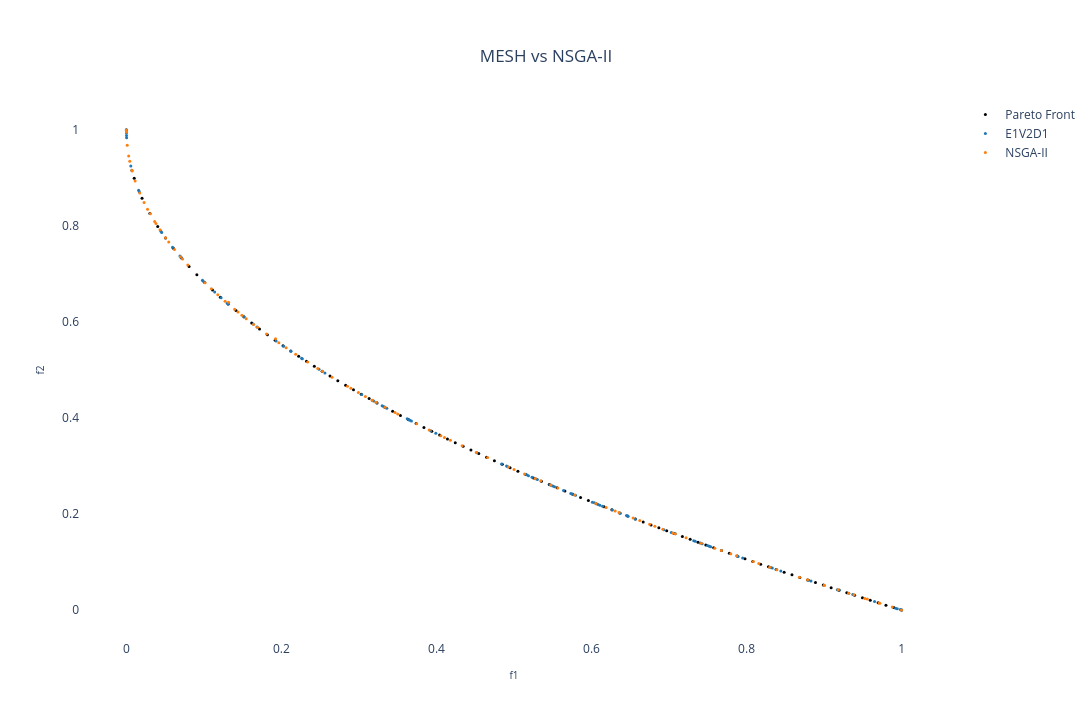

Notebook source saved alongside this figure:
### Markdown cell above
### MESH vs Pymoo 2D:

### Code cell
# Creating a subplot
fig = go.Figure()

add_MESH = True
if(add_MESH):
    for i in range(num_dataset + there_is_pareto):
        fig.add_trace(pareto_front[i])

fig.add_trace(go.Scatter(x=res.F[:,0], 
               y=res.F[:,1],
               mode='markers', marker=dict(size=3, color=solid_colors[-1]),
               name="NSGA-II")
               )

# Setting layout
fig.update_layout(
    showlegend=True,
    xaxis=dict(title=dict(text='f1', font=dict(size=10))),
    yaxis=dict(title=dict(text='f2', font=dict(size=10))),
    title=dict(
        text='MESH vs NSGA-II',
        x=0.5,  # Centering the title
        xanchor='center',
        yanchor='top'
    ),
    #margin=dict(l=0, r=0, b=0, t=0), # Rearrange the margin
    width=1520,   # Figure width (pixels)
    height=720,  # Figure height (pixels)
    paper_bgcolor="white",
    plot_bgcolor='white'
)

# Showing the figure
fig.show()
